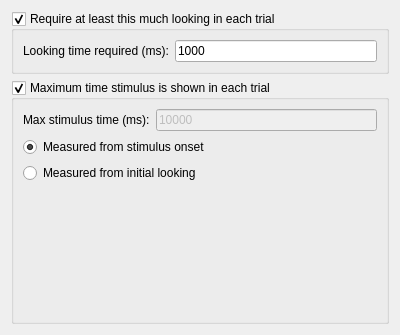
<?xml version="1.0" encoding="UTF-8"?>
<ui version="4.0">
 <class>PhaseWPTrialSettings</class>
 <widget class="QWizardPage" name="PhaseWPTrialSettings">
  <property name="geometry">
   <rect>
    <x>0</x>
    <y>0</y>
    <width>400</width>
    <height>335</height>
   </rect>
  </property>
  <property name="windowTitle">
   <string>WizardPage</string>
  </property>
  <property name="title">
   <string>Trial Settings</string>
  </property>
  <property name="subTitle">
   <string>Enter the number of trials, and the requirements for ending each trial in this phase.</string>
  </property>
  <attribute name="pageId">
   <string notr="true">2</string>
  </attribute>
  <layout class="QVBoxLayout" name="verticalLayout_5">
   <item>
    <widget class="QGroupBox" name="gbMinLookingTime">
     <property name="title">
      <string>Require at least this much looking in each trial</string>
     </property>
     <property name="checkable">
      <bool>true</bool>
     </property>
     <layout class="QVBoxLayout" name="verticalLayout">
      <item>
       <layout class="QHBoxLayout" name="horizontalLayout_2">
        <item>
         <widget class="QLabel" name="label_2">
          <property name="text">
           <string>Looking time required (ms):</string>
          </property>
         </widget>
        </item>
        <item>
         <widget class="QLineEdit" name="leMinLookingTime">
          <property name="text">
           <string>1000</string>
          </property>
         </widget>
        </item>
       </layout>
      </item>
     </layout>
    </widget>
   </item>
   <item>
    <widget class="QGroupBox" name="gbMaxStimulusTime">
     <property name="title">
      <string>Maximum time stimulus is shown in each trial</string>
     </property>
     <property name="checkable">
      <bool>true</bool>
     </property>
     <layout class="QVBoxLayout" name="verticalLayout_4">
      <item>
       <layout class="QVBoxLayout" name="verticalLayout_2">
        <item>
         <layout class="QHBoxLayout" name="horizontalLayout_3">
          <item>
           <widget class="QLabel" name="label_3">
            <property name="text">
             <string>Max stimulus time (ms):</string>
            </property>
           </widget>
          </item>
          <item>
           <widget class="QLineEdit" name="leMaxStimulusTime">
            <property name="enabled">
             <bool>false</bool>
            </property>
            <property name="sizePolicy">
             <sizepolicy hsizetype="MinimumExpanding" vsizetype="Fixed">
              <horstretch>0</horstretch>
              <verstretch>0</verstretch>
             </sizepolicy>
            </property>
            <property name="minimumSize">
             <size>
              <width>60</width>
              <height>0</height>
             </size>
            </property>
            <property name="text">
             <string>10000</string>
            </property>
           </widget>
          </item>
         </layout>
        </item>
        <item>
         <layout class="QHBoxLayout" name="horizontalLayout_4">
          <item>
           <layout class="QVBoxLayout" name="verticalLayout_3">
            <item>
             <widget class="QRadioButton" name="rbMeasuredFromStimulusOnset">
              <property name="enabled">
               <bool>true</bool>
              </property>
              <property name="toolTip">
               <string>Stimulus time is measured starting when the stimulus first appears on the screen.</string>
              </property>
              <property name="text">
               <string>Measured from stimulus onset</string>
              </property>
              <property name="checked">
               <bool>true</bool>
              </property>
             </widget>
            </item>
            <item>
             <widget class="QRadioButton" name="rbMeasuredFromInitialLooking">
              <property name="enabled">
               <bool>true</bool>
              </property>
              <property name="toolTip">
               <string>Stimulus time is measured starting when the subject first looks at any stimulus.</string>
              </property>
              <property name="text">
               <string>Measured from initial looking</string>
              </property>
             </widget>
            </item>
           </layout>
          </item>
          <item>
           <spacer name="horizontalSpacer_3">
            <property name="orientation">
             <enum>Qt::Horizontal</enum>
            </property>
            <property name="sizeHint" stdset="0">
             <size>
              <width>40</width>
              <height>20</height>
             </size>
            </property>
           </spacer>
          </item>
         </layout>
        </item>
        <item>
         <spacer name="verticalSpacer">
          <property name="orientation">
           <enum>Qt::Vertical</enum>
          </property>
          <property name="sizeHint" stdset="0">
           <size>
            <width>20</width>
            <height>40</height>
           </size>
          </property>
         </spacer>
        </item>
       </layout>
      </item>
     </layout>
    </widget>
   </item>
  </layout>
 </widget>
 <resources/>
 <connections/>
</ui>
